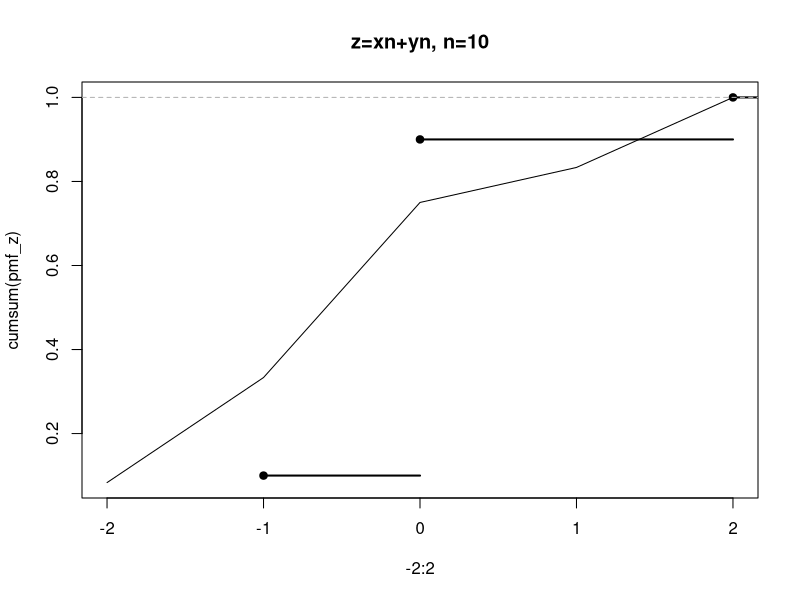
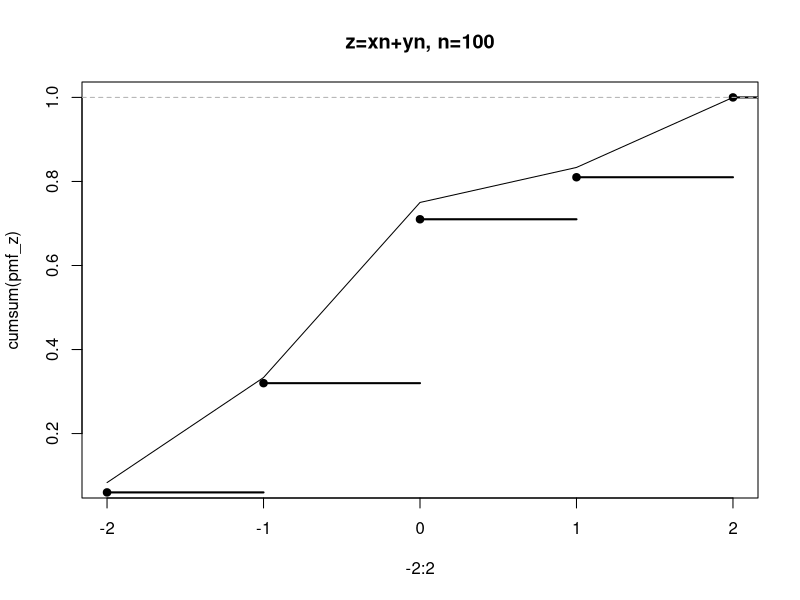
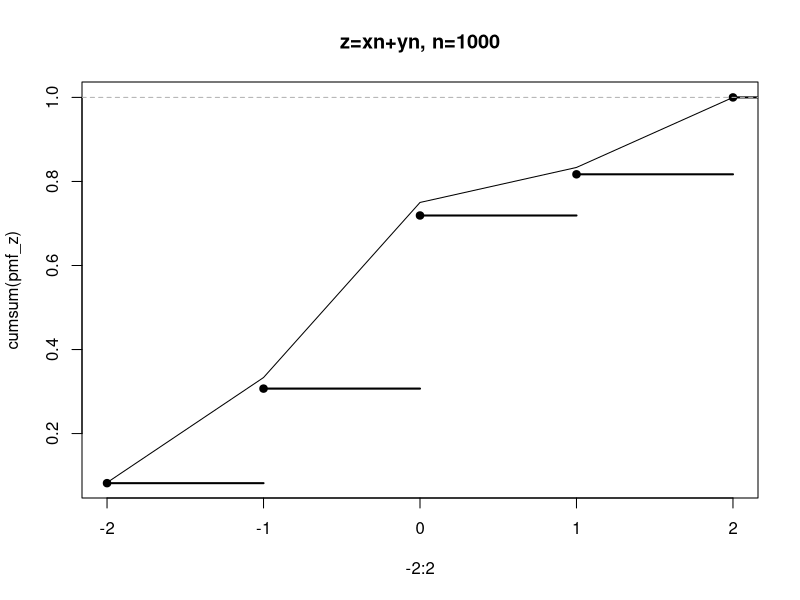
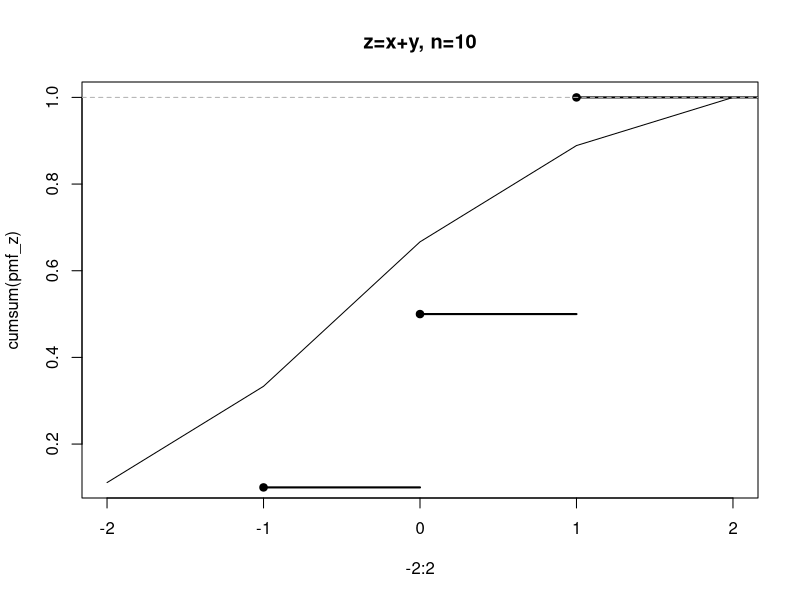
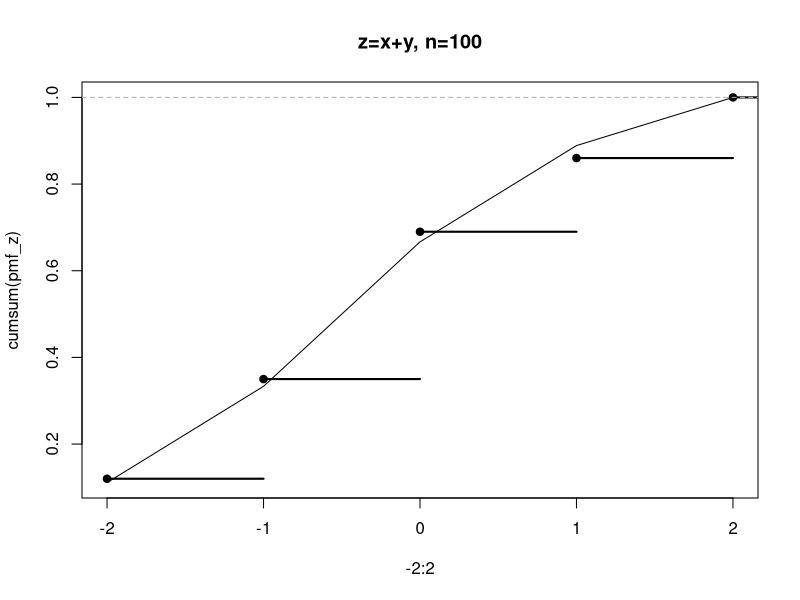
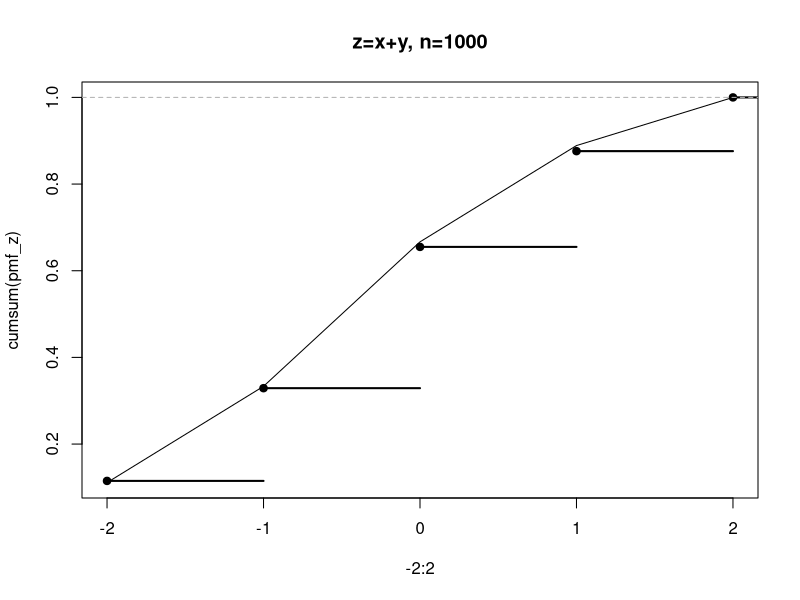
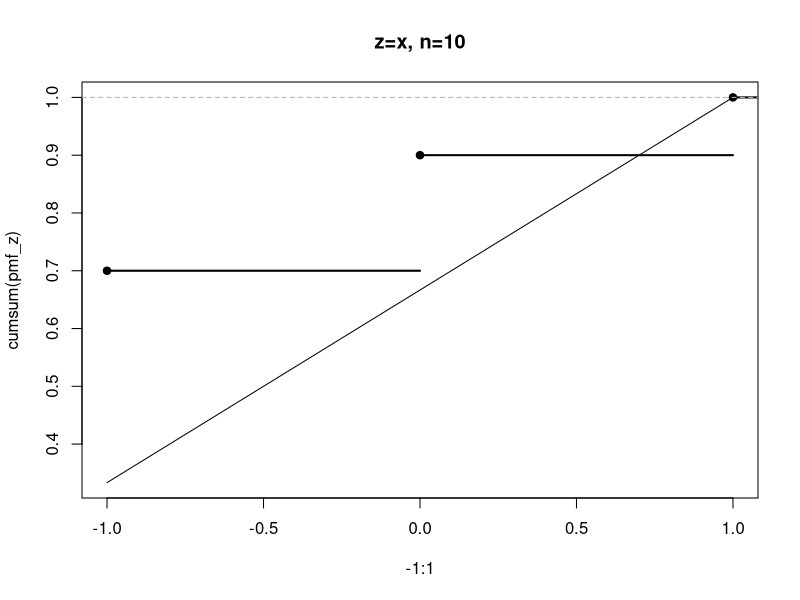
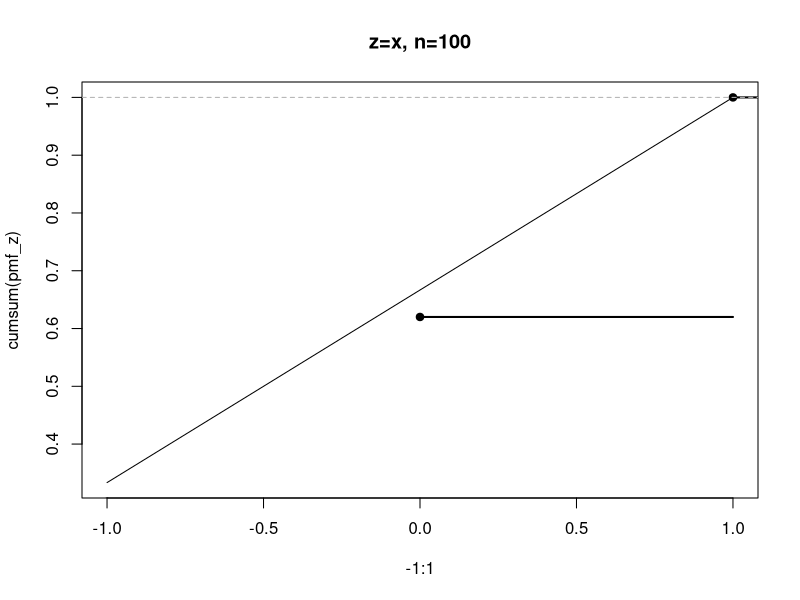

Write R code to recreate these figures, in order.
######z=xn+yn###########
########################
pmf <- c(1/12, 1/12, 1/6, 1/6, 1/6, 0, 1/12, 1/12, 1/6)
# len is the number of probabilities (in this case, 9)
len <- length(pmf)
# now calculate the accumulated sum vector. 
cdf <- cumsum(pmf)

# constuct a dataframe
ds <- data.frame(expand.grid(x=-1:1,y=-1:1))
# and attach the probabilities to the dataframe as a third colume
ds <- cbind(ds,cdf)
#draw a random numer from U(0,1)

xmar<-NULL
ymar<-NULL
z<-NULL

for(n in 1:10)
{   r <- runif(1)
    # calculate the row in the random table 
    row <- len + 1 - sum(as(r<cdf,"integer"))
    # 
    x <- ds[row, ]$x
    y <- ds[row, ]$y
    
    xmar<-c(xmar,x)
    ymar<-c(ymar,y)
    z <-c(z,x+y)
    
}
###pmf of z#####
pmf_z<-c(1/12,3/12,5/12,1/12,2/12)
###empirical test#####
sample1<-sample(c(-2:2),10,prob=pmf_z,replace=T)

###comparison#####
plot(-2:2,cumsum(pmf_z),type="l")
plot(ecdf(z),lwd="2",add=TRUE)
ks.test(z,sample1)
title("z=xn+yn, n=10")

######z=xn+yn###########
########################
pmf <- c(1/12, 1/12, 1/6, 1/6, 1/6, 0, 1/12, 1/12, 1/6)
# len is the number of probabilities (in this case, 9)
len <- length(pmf)
# now calculate the accumulated sum vector. 
cdf <- cumsum(pmf)

# constuct a dataframe
ds <- data.frame(expand.grid(x=-1:1,y=-1:1))
# and attach the probabilities to the dataframe as a third colume
ds <- cbind(ds,cdf)
#draw a random numer from U(0,1)

xmar<-NULL
ymar<-NULL
z<-NULL

for(n in 1:100)
{   r <- runif(1)
    # calculate the row in the random table 
    row <- len + 1 - sum(as(r<cdf,"integer"))
    # 
    x <- ds[row, ]$x
    y <- ds[row, ]$y
    
    xmar<-c(xmar,x)
    ymar<-c(ymar,y)
    z <-c(z,x+y)
    
}
###pmf of z#####
pmf_z<-c(1/12,3/12,5/12,1/12,2/12)
###empirical test#####
sample1<-sample(c(-2:2),100,prob=pmf_z,replace=T)

###comparison#####
plot(-2:2,cumsum(pmf_z),type="l")
plot(ecdf(z),lwd="2",add=TRUE)
ks.test(z,sample1)
title("z=xn+yn, n=100")

######z=xn+yn###########
########################
pmf <- c(1/12, 1/12, 1/6, 1/6, 1/6, 0, 1/12, 1/12, 1/6)
# len is the number of probabilities (in this case, 9)
len <- length(pmf)
# now calculate the accumulated sum vector. 
cdf <- cumsum(pmf)

# constuct a dataframe
ds <- data.frame(expand.grid(x=-1:1,y=-1:1))
# and attach the probabilities to the dataframe as a third colume
ds <- cbind(ds,cdf)
#draw a random numer from U(0,1)

xmar<-NULL
ymar<-NULL
z<-NULL

for(n in 1:1000)
{   r <- runif(1)
    # calculate the row in the random table 
    row <- len + 1 - sum(as(r<cdf,"integer"))
    # 
    x <- ds[row, ]$x
    y <- ds[row, ]$y
    
    xmar<-c(xmar,x)
    ymar<-c(ymar,y)
    z <-c(z,x+y)
    
}
###pmf of z#####
pmf_z<-c(1/12,3/12,5/12,1/12,2/12)
###empirical test#####
sample1<-sample(c(-2:2),1000,prob=pmf_z,replace=T)

###comparison#####
plot(-2:2,cumsum(pmf_z),type="l")
plot(ecdf(z),lwd="2",add=TRUE)
ks.test(z,sample1)
title("z=xn+yn, n=1000")

##################
###z=x+y##########
##################
pmf <- c(1/9, 1/9, 1/9, 1/9, 1/9, 1/9, 1/9, 1/9, 1/9)
len <- length(pmf)
# now calculate the accumulated sum vector. 
cdf <- cumsum(pmf)

# constuct a dataframe
ds <- data.frame(expand.grid(x=-1:1,y=-1:1))
# and attach the probabilities to the dataframe as a third colume
ds <- cbind(ds,cdf)
#draw a random numer from U(0,1)

xmar<-NULL
ymar<-NULL
z<-NULL

for(n in 1:10)
{   r <- runif(1)
    # calculate the row in the random table 
    row <- len + 1 - sum(as(r<cdf,"integer"))
    # 
    x <- ds[row, ]$x
    y <- ds[row, ]$y
    
    xmar<-c(xmar,x)
    ymar<-c(ymar,y)
    z <-c(z,x+y)
    
}
###pmf of z#####
pmf_z<-c(1/9,2/9,3/9,2/9,1/9)
###empirical test#####
sample1<-sample(c(-2:2),10,prob=pmf_z,replace=T)

###comparison#####
plot(-2:2,cumsum(pmf_z),type="l")
plot(ecdf(z),lwd="2",add=TRUE)
ks.test(z,sample1)
title("z=x+y, n=10")

###z=x+y##########
##################
pmf <- c(1/9, 1/9, 1/9, 1/9, 1/9, 1/9, 1/9, 1/9, 1/9)
len <- length(pmf)
# now calculate the accumulated sum vector. 
cdf <- cumsum(pmf)

# constuct a dataframe
ds <- data.frame(expand.grid(x=-1:1,y=-1:1))
# and attach the probabilities to the dataframe as a third colume
ds <- cbind(ds,cdf)
#draw a random numer from U(0,1)

xmar<-NULL
ymar<-NULL
z<-NULL

for(n in 1:100)
{   r <- runif(1)
    # calculate the row in the random table 
    row <- len + 1 - sum(as(r<cdf,"integer"))
    # 
    x <- ds[row, ]$x
    y <- ds[row, ]$y
    
    xmar<-c(xmar,x)
    ymar<-c(ymar,y)
    z <-c(z,x+y)
    
}
###pmf of z#####
pmf_z<-c(1/9,2/9,3/9,2/9,1/9)
###empirical test#####
sample1<-sample(c(-2:2),100,prob=pmf_z,replace=T)

###comparison#####
plot(-2:2,cumsum(pmf_z),type="l")
plot(ecdf(z),lwd="2",add=TRUE)
ks.test(z,sample1)
title("z=x+y, n=100")

###z=x+y##########
##################
pmf <- c(1/9, 1/9, 1/9, 1/9, 1/9, 1/9, 1/9, 1/9, 1/9)
len <- length(pmf)
# now calculate the accumulated sum vector. 
cdf <- cumsum(pmf)

# constuct a dataframe
ds <- data.frame(expand.grid(x=-1:1,y=-1:1))
# and attach the probabilities to the dataframe as a third colume
ds <- cbind(ds,cdf)
#draw a random numer from U(0,1)

xmar<-NULL
ymar<-NULL
z<-NULL

for(n in 1:1000)
{   r <- runif(1)
    # calculate the row in the random table 
    row <- len + 1 - sum(as(r<cdf,"integer"))
    # 
    x <- ds[row, ]$x
    y <- ds[row, ]$y
    
    xmar<-c(xmar,x)
    ymar<-c(ymar,y)
    z <-c(z,x+y)
    
}
###pmf of z#####
pmf_z<-c(1/9,2/9,3/9,2/9,1/9)
###empirical test#####
sample1<-sample(c(-2:2),1000,prob=pmf_z,replace=T)

###comparison#####
plot(-2:2,cumsum(pmf_z),type="l")
plot(ecdf(z),lwd="2",add=TRUE)
ks.test(z,sample1)
title("z=x+y, n=1000")



#######################
######z=x  ############
#######################
pmf <- c(1/3,1/3,1/3)
len <- length(pmf)
# now calculate the accumulated sum vector. 
cdf <- cumsum(pmf)

# constuct a dataframe
ds <- data.frame(expand.grid(x=-1:1))
# and attach the probabilities to the dataframe as a third colume
ds <- cbind(ds,cdf)
#draw a random numer from U(0,1)

xmar<-NULL

z<-NULL

for(n in 1:10)
{   r <- runif(1)
    # calculate the row in the random table 
    row <- len + 1 - sum(as(r<cdf,"integer"))
    # 
    x <- ds[row, ]$x
    
    
    xmar<-c(xmar,x)
    
    z <-c(z,x)
    
}
###pmf of z#####

pmf_z<-c(1/3,1/3,1/3)

###empirical test#####
sample1<-sample(c(-1:1),10,prob=pmf_z,replace=T)


###comparison#####
plot(-1:1,cumsum(pmf_z),type="l")
plot(ecdf(z),lwd="2",add=TRUE)
ks.test(z,sample1)
title("z=x, n=10")

######z=x  ############
#######################
pmf <- c(1/3,1/3,1/3)
len <- length(pmf)
# now calculate the accumulated sum vector. 
cdf <- cumsum(pmf)

# constuct a dataframe
ds <- data.frame(expand.grid(x=-1:1))
# and attach the probabilities to the dataframe as a third colume
ds <- cbind(ds,cdf)
#draw a random numer from U(0,1)

xmar<-NULL

z<-NULL

for(n in 1:100)
{   r <- runif(1)
    # calculate the row in the random table 
    row <- len + 1 - sum(as(r<cdf,"integer"))
    # 
    x <- ds[row, ]$x
    
    xmar<-c(xmar,x)
    
    z <-c(z,x)
    
}
###pmf of z#####
pmf_z<-c(1/3,1/3,1/3)
###empirical test#####
sample1<-sample(c(-1:1),100,prob=pmf_z,replace=T)

###comparison#####
plot(-1:1,cumsum(pmf_z),type="l")
plot(ecdf(z),lwd="2",add=TRUE)
ks.test(z,sample1)
title("z=x, n=100")

######z=x  ############
#######################
pmf <- c(1/3,1/3,1/3)
len <- length(pmf)
# now calculate the accumulated sum vector. 
cdf <- cumsum(pmf)

# constuct a dataframe
ds <- data.frame(expand.grid(x=-1:1))
# and attach the probabilities to the dataframe as a third colume
ds <- cbind(ds,cdf)
#draw a random numer from U(0,1)

xmar<-NULL

z<-NULL

for(n in 1:1000)
{   r <- runif(1)
    # calculate the row in the random table 
    row <- len + 1 - sum(as(r<cdf,"integer"))
    # 
    x <- ds[row, ]$x
    
    
    xmar<-c(xmar,x)
    
    z <-c(z,x)
    
}
###pmf of z#####
pmf_z<-c(1/3,1/3,1/3)
###empirical test#####
sample1<-sample(c(-1:1),1000,prob=pmf_z,replace=T)

###comparison#####
plot(-1:1,cumsum(pmf_z),type="l")
plot(ecdf(z),lwd="2",add=TRUE)
ks.test(z,sample1)
title("z=x, n=1000")

######################
######z=y  ############
#######################
pmf <- c(1/3,1/3,1/3)
len <- length(pmf)
# now calculate the accumulated sum vector. 
cdf <- cumsum(pmf)

# constuct a dataframe
ds <- data.frame(expand.grid(y=-1:1))
# and attach the probabilities to the dataframe as a third colume
ds <- cbind(ds,cdf)
#draw a random numer from U(0,1)


ymar<-NULL
z<-NULL

for(n in 1:10)
{   r <- runif(1)
    # calculate the row in the random table 
    row <- len + 1 - sum(as(r<cdf,"integer"))
    # 
    
    y <- ds[row, ]$y
    
    
    ymar<-c(ymar,y)
    z <-c(z,y)
    
}
###pmf of z#####
pmf_z<-c(1/3,1/3,1/3)
###empirical test#####
sample1<-sample(c(-1:1),10,prob=pmf_z,replace=T)

###comparison#####
plot(-1:1,cumsum(pmf_z),type="l")
plot(ecdf(z),lwd="2",add=TRUE)
ks.test(z,sample1)
title("z=y, n=10")

######z=y  ############
#######################
pmf <- c(1/3,1/3,1/3)
len <- length(pmf)
# now calculate the accumulated sum vector. 
cdf <- cumsum(pmf)

# constuct a dataframe
ds <- data.frame(expand.grid(y=-1:1))
# and attach the probabilities to the dataframe as a third colume
ds <- cbind(ds,cdf)
#draw a random numer from U(0,1)


ymar<-NULL
z<-NULL

for(n in 1:100)
{   r <- runif(1)
    # calculate the row in the random table 
    row <- len + 1 - sum(as(r<cdf,"integer"))
    # 
    
    y <- ds[row, ]$y
    
    
    ymar<-c(ymar,y)
    z <-c(z,y)
    
}
###pmf of z#####
pmf_z<-c(1/3,1/3,1/3)
###empirical test#####
sample1<-sample(c(-1:1),100,prob=pmf_z,replace=T)

###comparison#####
plot(-1:1,cumsum(pmf_z),type="l")
plot(ecdf(z),lwd="2",add=TRUE)
ks.test(z,sample1)
title("z=y, n=100")

######z=y  ############
#######################
pmf <- c(1/3,1/3,1/3)
len <- length(pmf)
# now calculate the accumulated sum vector. 
cdf <- cumsum(pmf)

# constuct a dataframe
ds <- data.frame(expand.grid(y=-1:1))
# and attach the probabilities to the dataframe as a third colume
ds <- cbind(ds,cdf)
#draw a random numer from U(0,1)


ymar<-NULL
z<-NULL

for(n in 1:1000)
{   r <- runif(1)
    # calculate the row in the random table 
    row <- len + 1 - sum(as(r<cdf,"integer"))
    # 
    
    y <- ds[row, ]$y
    
    
    ymar<-c(ymar,y)
    z <-c(z,y)
    
}
###pmf of z#####
pmf_z<-c(1/3,1/3,1/3)
###empirical test#####
sample1<-sample(c(-1:1),1000,prob=pmf_z,replace=T)

###comparison#####
plot(-1:1,cumsum(pmf_z),type="l")
plot(ecdf(z),lwd="2",add=TRUE)
ks.test(z,sample1)
title("z=y, n=1000")